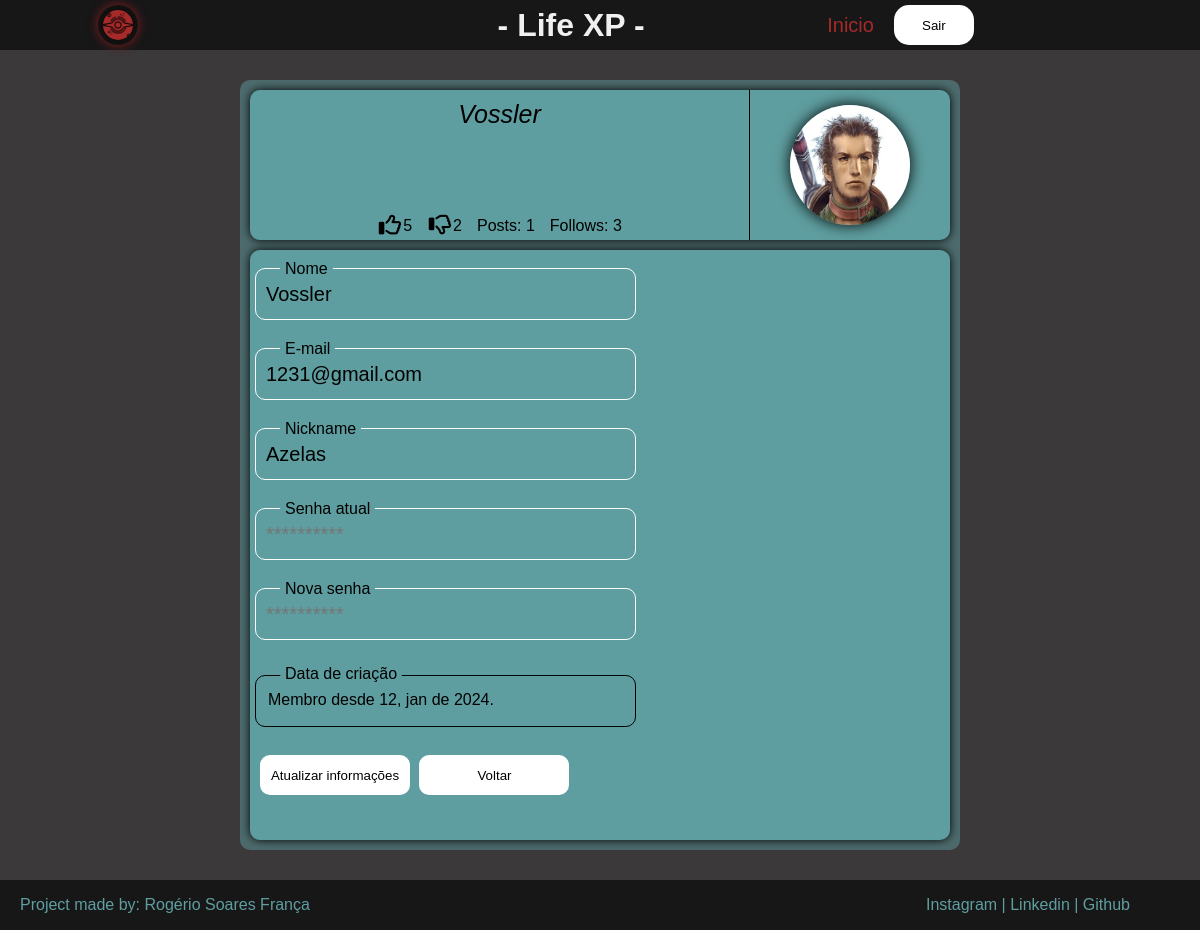
The app's page /profile/94rXWJ5ShJZE (signed in) with its own data.
### tables this page shows
CREATE TABLE "users" (
	id INTEGER PRIMARY KEY AUTOINCREMENT UNIQUE, 
	name VARCHAR(30) NOT NULL, 
	nickname VARCHAR(15), 
	email VARCHAR(100) NOT NULL UNIQUE, 
	password VARCHAR(100) NOT NULL,
	identifier varchar(12) NOT NULL
, created_at DATETIME CURRENT_TIMESTAMP, image VARCHAR(15) default 'unknow');

### main.py (the view, shortened to what this page needs)
@app.route('/profile/<identifier>', methods=['POST', 'GET'])
@login_required
def profile(identifier):
    error = None
    get_user = db_execute(f"SELECT * FROM users WHERE identifier = '{identifier}';", 'GET').fetchone()
    user = User(get_user, get_info='GET')
    if db_execute(f'SELECT * FROM follow WHERE following_id = {current_user.id} and followed_id = {user.id}', 'GET').fetchone() == None:
        is_already_followed = False
    else:
        is_already_followed = True
    return render_template('profile.html', user=user, is_following=is_already_followed, error=error)

### main.py (called while the page is built)
@login_manager.user_loader
def load_user(user_id):
    return User(db_execute(f'SELECT * FROM users WHERE id = {user_id};', 'GET').fetchone())

### project_utils.py (called while the page is built)
def db_execute(comando: str, get: str = None):
    with sqlite3.connect('instance/lifexp_DB.db') as db:
        if get == 'GET':
            return db.execute(comando)
        db.execute('PRAGMA FOREIGN_KEYS = ON;')
        db.execute(comando)
        db.commit()

### templates/profile.html (shortened to what this page needs)
{% extends 'madethings/base.html' %}
{% block content %}
<div class="profile-main">
    <div class="show-profile">
        <div class="show-profile-information">
            <div class="profile-information">
                <p class="profile-user-name">{{ user.name }}</p>
                <div class="profile-user-scores">
                    <span title="Total de {{ user.info['likes'] }} likes"><i class="fa-regular fa-thumbs-up"></i>{{ user.info['likes'] }}</span>
                    <span title="Total de {{ user.info['dislikes'] }} dislikes"><i class="fa-regular fa-thumbs-down"></i>{{ user.info['dislikes'] }}</span>
                    <p title="Total de {{ user.info['posts'] }} posts">Posts: {{ user.info['posts'] }}</p>
                    <p title="Total de {{ user.info['follows'] }} followers">Follows: {{ user.info['follows'] }}</p>
                </div>
            </div>
            <div class="profile-show-image">
                {% if current_user.id == user.id %}
                <img src="/static/images/{{ user.image }}.jpg" onclick="showShowImg()" id="current-image" style="cursor: pointer;">
                {% else %}
                <img src="/static/images/{{ user.image }}.jpg">
                {% endif %}
            </div>
        </div>
        {% if not current_user.id == user.id %}
        <div class="full-profile-information">
            <div>
                <span>Nome</span>
                <div><p>{{ user.name }}</p></div>
            </div>
            <div>
                <span>E-mail</span>
                <div><p>**************************</p></div>
            </div>
            <div>
                <span>Nickname</span>
                <div><p>{{ user.nickname }}</p></div>
            </div>
            <div>
                <span>Data de criação</span>
                <div><p>{{ user.created_at }}</p></div>
            </div>
            <button type="button" onclick="history.back()">Voltar</button>
        </div>
        {% else %}
        <form class="full-profile-information" action="{{ url_for('profile', identifier=user.identifier) }}" method="POST">
            <div class="change-profile-info-input">
                <label>Nome</label>
                <input name="nome" type="text" value="{{ user.name }}">
            </div>
            <div class="change-profile-info-input">
                <label>E-mail</label>
                <input name="email" type="email" value="{{ user.email }}">
            </div>
            <div class="change-profile-info-input">
                <label>Nickname</label>
                <input name="nickname" type="text" value="{{ user.nickname }}">
            </div>
            <div class="change-profile-info-input">
                <label>Senha atual</label>
                <input name="password" type="password" placeholder="**********">
            </div>
            <div class="change-profile-info-input">
                <label>Nova senha</label>
                <input name="new_password" type="password" placeholder="**********">
            </div>
            <div>
                <span>Data de criação</span>
                <div><p>{{ user.created_at }}</p></div>
            </div>
            <div>
                <button type="submit">Atualizar informações</button>
                <button type="button" onclick="history.back()">Voltar</button>
            </div>
        </form>
        {% endif %}
    </div>
</div>
{% endblock content %}

### static/css/style.css (style rules this page uses)
* { padding: 0; margin: 0; border: 0; }
p { word-wrap: break-word; }
html { box-sizing: border-box; font-family: sans-serif; }
body { position: absolute; height: 100vh; width: 100vw; }
body { --dark-bg-color-1: rgb(60, 57, 59); --dark-bg-color-2: darkgray; --dark-bg-color-mix: linear-gradient(360deg, rgb(60, 57, 59), darkgray, rgb(60, 57, 59)); --dark-text-color: brown; --icon-color: brown; --background-op: rgba(0, 0, 0, 0.3); --text-current-theme: rgb(240, 240, 240); transition: all 300ms linear; background-color: var(--dark-bg-color-1); overflow-x: hidden; }
.profile-main { width: 100%; height: auto; display: flex; justify-content: center; position: relative; }
.show-profile { width: 700px; height: auto; border-radius: 10px; background-color: rgba(95, 158, 160, 0.5); padding: 10px; position: relative; }
.show-profile-information { width: 700px; height: 150px; border-radius: 10px; background-color: cadetblue; box-shadow: 0 0 10px black; display: flex; flex-direction: row; }
.profile-information { width: 479px; height: 130px; position: relative; border-right: 1px solid black; display: flex; align-items: center; flex-direction: column; padding: 10px; gap: 90px; }
.profile-information .profile-user-name { font-size: 25px; font-style: italic; max-width: 300px; }
.profile-information .profile-user-scores { display: flex; width: auto; flex-direction: row; position: absolute; gap: 15px; bottom: 5px; }
.profile-information .profile-user-scores i { transform: scale(1.4); margin-left: 5px; margin-right: 5px; }
.profile-show-image { width: 180px; height: 130px; position: relative; display: flex; justify-content: center; align-items: center; padding: 10px; }
.profile-show-image img { width: 120px; height: 120px; border-radius: 50%; }
img { box-shadow: 0 0 15px black; }
.full-profile-information { border-radius: 10px; background-color: cadetblue; position: relative; margin-top: 10px; height: auto; width: 700px; padding-bottom: 10px; box-shadow: 0 0 10px black; display: flex; flex-direction: column; padding-bottom: 30px; }
.full-profile-information div { border-radius: 10px; margin-top: 10px; width: 400px; height: 60px; padding: 5px; position: relative; }
.full-profile-information div div { width: 90%; height: 30px; position: absolute; padding-top: 15px; background-color: cadetblue; border: 1px solid black; border-radius: 10px; color: black; }
.full-profile-information div div p { margin-left: 7px; }
.full-profile-information div span { position: absolute; top: 5px; left: 30px; padding: 0 5px; border-radius: 10px; background-color: cadetblue;; z-index: 1; }
.full-profile-information .change-profile-info-input label { position: absolute; top: 0; left: 30px; padding: 0 5px; border-radius: 10px; background-color: cadetblue;; z-index: 1; }
.full-profile-information .change-profile-info-input input { width: 90%; height: 50px; position: absolute; top: 8px; padding-left: 10px; background-color: cadetblue; border: 1px solid white; font-size: 20px; border-radius: 10px; color: black; outline: none; }
.full-profile-information button { width: 150px; height: 40px; border-radius: 10px; background-color: white; margin-left: 5px; margin-top: 10px; cursor: pointer; }

### records on screen
users: name "Vossler", image (picture), nome "Vossler", email "1231@gmail.com", nickname "Azelas", created_at "Membro desde 12, jan de 2024."

### other values on screen
{{ user.info['likes'] }} "5"
{{ user.info['dislikes'] }} "2"
{{ user.info['posts'] }} "1"
{{ user.info['follows'] }} "3"
